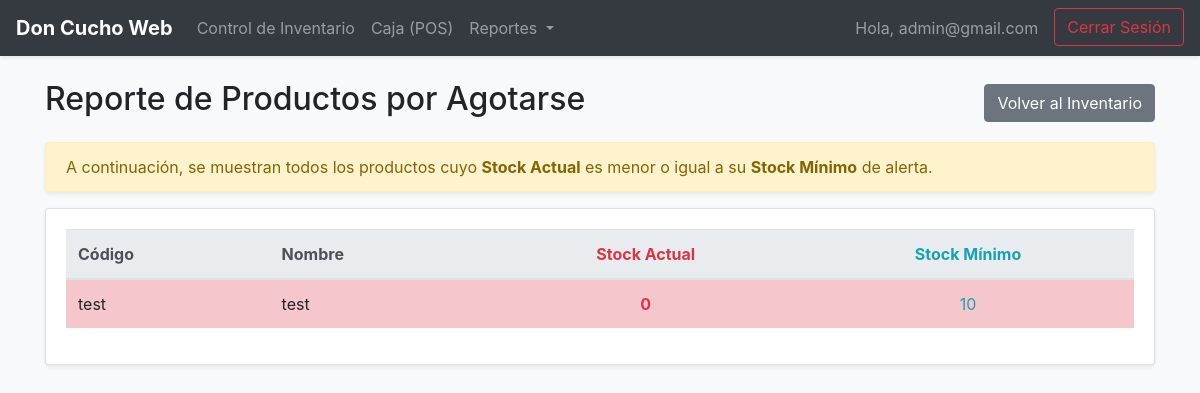
Screenshot of /inventario/reporte-stock/ (signed in) with the database file from the repository.
### inventario/models.py (models this page shows, shortened)
class Producto(models.Model):
    codigo = models.CharField(max_length=50, unique=True, verbose_name="Código de Barras")
    nombre = models.CharField(max_length=200, verbose_name="Nombre del Producto")
    precio = models.DecimalField(max_digits=10, decimal_places=2, verbose_name="Precio de Venta (S/)")
    stock_minimo = models.IntegerField(default=5, verbose_name="Stock Mínimo de Alerta")
    categoria = models.ForeignKey(Categoria, on_delete=models.SET_NULL, null=True, blank=True, verbose_name="Categoría")
    proveedor = models.ForeignKey(Proveedor, on_delete=models.SET_NULL, null=True, blank=True, verbose_name="Proveedor")
    @property
    def stock_total(self):
        stock = self.lotes.filter(fecha_vencimiento__gt=timezone.now(), stock_lote__gt=0).aggregate(Sum('stock_lote'))['stock_lote__sum']
        return stock or 0
    class Meta:
        verbose_name = "Producto"
        verbose_name_plural = "Productos"
        ordering = ['nombre']

### inventario/views.py (the view)
# urls.py: path('inventario/reporte-stock/', views.reporte_stock_bajo, name='reporte_stock_bajo'),
@login_required
@admin_required
def reporte_stock_bajo(request):
    productos = Producto.objects.all()
    productos_bajos = [p for p in productos if p.stock_total <= p.stock_minimo]
    context = {
        'productos': productos_bajos
    }
    return render(request, 'inventario/reporte_stock.html', context)

### inventario/views.py (called while the page is built)
def admin_required(view_func):
    @wraps(view_func)
    def _wrapped_view(request, *args, **kwargs):
        if not request.user.is_staff:
            return redirect('index')
        return view_func(request, *args, **kwargs)
    return _wrapped_view

### inventario/templates/inventario/reporte_stock.html (shortened to what this page needs)
{% extends 'base.html' %}
{% block content %}
<div class="d-flex justify-content-between align-items-center mb-3">
    <h2>Reporte de Productos por Agotarse</h2>
    <a href="{% url 'control_inventario' %}" class="btn btn-secondary">Volver al Inventario</a>
</div>
<div class="alert alert-warning shadow-sm" role="alert">
  A continuación, se muestran todos los productos cuyo <strong>Stock Actual</strong> es menor o igual a su <strong>Stock Mínimo</strong> de alerta.
</div>
<div class="card shadow-sm">
    <div class="card-body">
        <div class="table-responsive">
            <table class="table table-hover align-middle">
                <thead class="thead-light">
                    <tr>
                        <th>Código</th>
                        <th>Nombre</th>
                        <th class="text-danger text-center">Stock Actual</th>
                        <th class="text-info text-center">Stock Mínimo</th>
                    </tr>
                </thead>
                <tbody>
                    {% for producto in productos %}
                    <tr class="table-danger">
                        <td>{{ producto.codigo }}</td>
                        <td>{{ producto.nombre }}</td>
                        <td class="text-danger font-weight-bold text-center">{{ producto.stock_total }}</td>
                        <td class="text-info text-center">{{ producto.stock_minimo }}</td>
                    </tr>
                    {% empty %}
                    <tr>
                        <td colspan="4" class="text-center py-4">¡Buenas noticias! No hay productos con stock bajo.</td>
                    </tr>
                    {% endfor %}
                </tbody>
            </table>
        </div>
    </div>
</div>
{% endblock %}

### inventario/templates/base.html (shortened to what this page needs)
<!DOCTYPE html>
<html lang="es">
<head>
    <link rel="stylesheet" href="https://cdn.jsdelivr.net/npm/bootstrap@4.6.2/dist/css/bootstrap.min.css">
</head>
<body class="bg-light">
    <nav class="navbar navbar-expand-lg navbar-dark bg-dark shadow-sm">
        <a class="navbar-brand" href="{% url 'index' %}">
            <strong>Don Cucho Web</strong>
        </a>
        <div class="collapse navbar-collapse" id="navbarNav">
            <ul class="navbar-nav mr-auto">
                {% if request.user.is_authenticated %}
                    {% if request.user.is_staff %}
                        <li class="nav-item">
                            <a class="nav-link" href="{% url 'control_inventario' %}">Control de Inventario</a>
                        </li>
                        <li class="nav-item">
                            <a class="nav-link" href="{% url 'pos' %}">Caja (POS)</a>
                        </li>
                        <li class="nav-item dropdown">
                            <a class="nav-link dropdown-toggle" href="#" id="navbarDropdownReportes" role="button" data-toggle="dropdown" aria-haspopup="true" aria-expanded="false">
                                Reportes
                            </a>
                        </li>
                    {% endif %}
                {% endif %}
            </ul>
            <ul class="navbar-nav ml-auto">
                {% if request.user.is_authenticated %}
                    <li class="nav-item navbar-text mr-3">
                        Hola, {{ request.user.username }}
                    </li>
                    <li class="nav-item">
                        <form action="{% url 'logout' %}" method="post" style="display: inline;">
                            <button type="submit" class="btn btn-outline-danger my-2 my-sm-0">Cerrar Sesión</button>
                        </form>
                    </li>
                {% endif %}
            </ul>
        </div>
    </nav>
    <div class="container mt-4">
        {% block content %}{% endblock %}
    </div>
</body>
</html>

### rows the page displays
Producto: codigo "test", nombre "test", stock_total "0", stock_minimo "10"

### other values shown
{{ request.user.username }} "admin@gmail.com"
